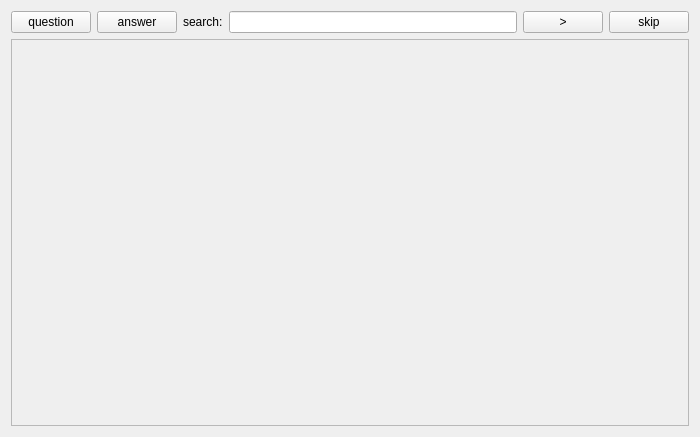
<?xml version="1.0" encoding="UTF-8"?>
<ui version="4.0">
 <class>Form</class>
 <widget class="QWidget" name="Form">
  <property name="geometry">
   <rect>
    <x>0</x>
    <y>0</y>
    <width>700</width>
    <height>437</height>
   </rect>
  </property>
  <property name="minimumSize">
   <size>
    <width>0</width>
    <height>210</height>
   </size>
  </property>
  <property name="maximumSize">
   <size>
    <width>950</width>
    <height>1000</height>
   </size>
  </property>
  <property name="windowTitle">
   <string>Form</string>
  </property>
  <layout class="QVBoxLayout" name="verticalLayout">
   <item>
    <layout class="QHBoxLayout" name="horizontalLayout_2">
     <item>
      <widget class="QPushButton" name="question_pushButton">
       <property name="text">
        <string>question</string>
       </property>
      </widget>
     </item>
     <item>
      <widget class="QPushButton" name="answer_pushButton">
       <property name="text">
        <string>answer</string>
       </property>
      </widget>
     </item>
     <item>
      <widget class="QLabel" name="label">
       <property name="text">
        <string>search:</string>
       </property>
      </widget>
     </item>
     <item>
      <widget class="QLineEdit" name="search_lineEdit"/>
     </item>
     <item>
      <widget class="QPushButton" name="search_Button">
       <property name="text">
        <string>&gt;</string>
       </property>
      </widget>
     </item>
     <item>
      <widget class="QPushButton" name="skip_Button">
       <property name="text">
        <string>skip</string>
       </property>
      </widget>
     </item>
    </layout>
   </item>
   <item>
    <widget class="QScrollArea" name="scrollArea">
     <property name="minimumSize">
      <size>
       <width>0</width>
       <height>0</height>
      </size>
     </property>
     <property name="widgetResizable">
      <bool>true</bool>
     </property>
     <widget class="QWidget" name="scrollAreaWidgetContents">
      <property name="geometry">
       <rect>
        <x>0</x>
        <y>0</y>
        <width>680</width>
        <height>386</height>
       </rect>
      </property>
      <layout class="QVBoxLayout" name="verticalLayout_2">
       <item>
        <layout class="QHBoxLayout" name="horizontalImageButtonsLayout"/>
       </item>
      </layout>
     </widget>
    </widget>
   </item>
  </layout>
 </widget>
 <resources/>
 <connections/>
</ui>
